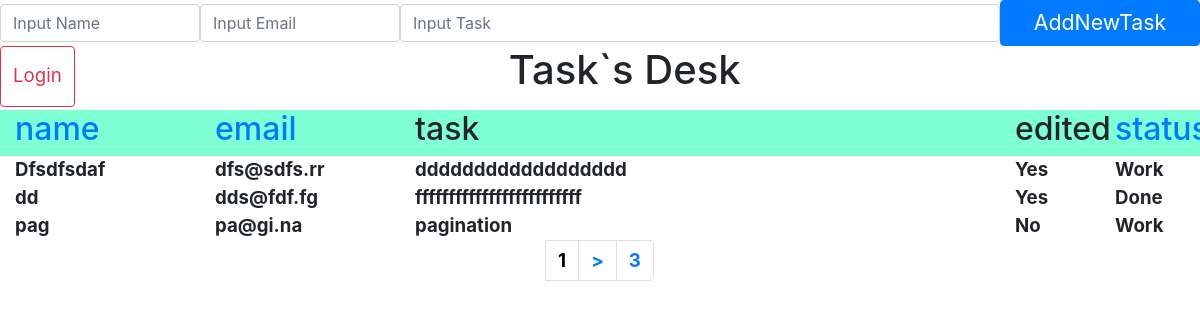
Before: / with the older database file.
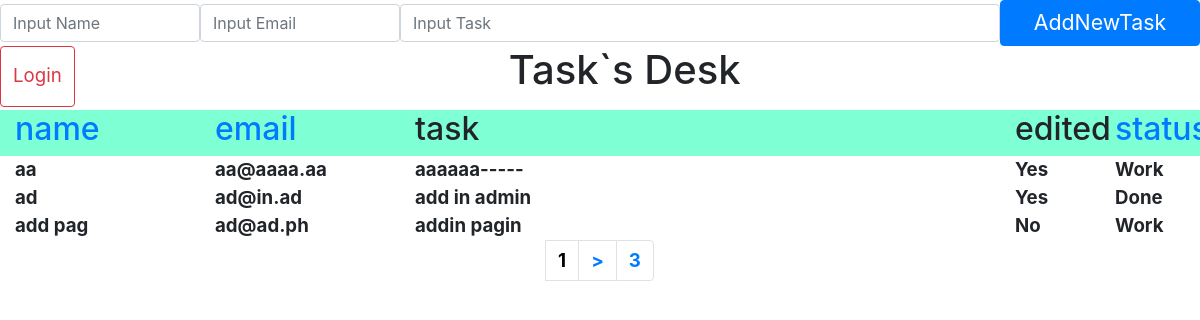
After: the same page with the newer database file.
### tables this page shows
CREATE TABLE tasks (
            id INTEGER PRIMARY KEY, name TEXT NOT NULL, 
            email TEXT NOT NULL, task TEXT NOT NULL, edited TEXT NOT NULL, stat TEXT NOT NULL);

### View.php (called while the page is built, shortened)
<?php
class View
{
    private $model;
    public function __construct($controller,$model) {
        $this->model = $model;
    }
    public function output(){
        $data = $this->model->string;
        $lastPage = $this->model->lastPage;
        $currentPage = $this->model->currentPage;
        require_once($this->model->template);
    }
}

### Controller.php (called while the page is built, shortened)
<?php
require_once('Model.php');
require_once('View.php');
class Controller
{
    public function index($p){
        $model = new Model($p, $this->currtype(), $this->currname());
        $model->template = 'views/main.php';
        $controller = new Controller($model);
        $view = new View($controller, $model);
        $view->output();
    }
    public function currname(){
        if (isset($_SESSION['nameSort']) == false) $n = 'name';
        else $n = $_SESSION['nameSort'];
        return $n;
    }
    public function currtype(){
        if (isset($_SESSION['sortType']) == false) $t = 'ASC';
        else $t = $_SESSION['sortType'];
        return $t;
    }
}
?>

### Model.php (called while the page is built, shortened)
<?php
class Model
{
    public function __construct($page, $sT, $sF){
        $db = $this->loadDB();
        $this->string = $db->query('SELECT * FROM tasks')->fetchAll();
        $this->Count = count($this->string);
        $this->lastPage = ceil($this->Count/3);
        $this->currentPage = $page;
        if ($this->currentPage == $this->lastPage){
            $offset = $this->Count - ($this->currentPage - 1) * 3;
        } else $offset = 3;
        $start = ceil($page)*3 - 3;
        $x = "SELECT * FROM tasks ORDER BY $sF $sT LIMIT $start, $offset";
        $this->string = $db->query($x)->fetchAll();
    }
    public function loadDB(){
        $db = new PDO('sqlite:./mysqlite.sqlite');
        $db->exec('CREATE TABLE IF NOT EXISTS tasks (
            id INTEGER PRIMARY KEY, name TEXT NOT NULL,
            email TEXT NOT NULL, task TEXT NOT NULL, edited TEXT NOT NULL, stat TEXT NOT NULL)');
        return $db;
    }
}

### views/main.php (the view, shortened to what this page needs)
<!DOCTYPE html>
<html lang="en">
<head>
    <link rel="stylesheet" href="https://stackpath.bootstrapcdn.com/bootstrap/4.3.1/css/bootstrap.min.css">
</head>
<body>
    <form action="add" class="form-inline" method="POST">
        <input type="text" name="name" placeholder="Input Name" class="form-control col-md-2">
        <input type="text" name="email" placeholder="Input Email" class="form-control col-md-2">
        <input type="text" name="task" placeholder="Input Task" class="form-control col-md-6">
        <button type="submit" class="btn btn-primary col-md-2">AddNewTask</button>
    </form>
    <div class="container-fluid">
        <div class="row">
            <a href="/login" class="btn btn-outline-danger autoriz btn-md">Login</a>
            <h1 class="col-md-11">Task`s Desk</h1>
        </div>
        <div class="row head">
            <div class="col-md-2"><a href="/sort/name"><h2>name</h2></a></div>
            <div class="col-md-2"><a href="/sort/email"><h2>email</h2></a></div>
            <div class="col-md-6"><h2>task</h2></div>
            <div class="col-md-1"><h2>edited</h2></div>
            <div class="col-md-1"><a href="/sort/stat"><h2>status</h2></a></div>
        </div>
        <?php if ($data){
            foreach($data as $str){
                echo '<div class="row">';
                echo '<div class="col-md-2">'.$str[1].'</div>';
                echo '<div class="col-md-2">'.$str[2].'</div>';
                echo '<div class="col-md-6">'.$str[3].'</div>';
                echo '<div class="col-md-1">'.$str[4].'</div>';
                echo '<div class="col-md-1">'.$str[5].'</div>';
                echo '</div>';
            }
        }
        echo '<nav aria-label="Статьи по Bootstrap 4">';
            echo '<ul class="pagination justify-content-center">';
                echo '<li class="page-item">'.(($lastPage == 1)?(" "):('<a class="page-link" href="/page/'.$currentPage.'" style="color:black;">'.$currentPage.'</a>')).'</li>';
                echo '<li class="page-item">'.(($lastPage == 1 || $lastPage == $currentPage)?(" "):('<a class="page-link" href="/page/'.($currentPage + 1).'">></a>')).'</li>';
                echo '<li class="page-item">'.(($lastPage == 1 || $lastPage == $currentPage)?(" "):('<a class="page-link" href="/page/'.$lastPage.'">'.$lastPage.'</a>')).'</li>';
            echo '</ul>';
        echo '</nav>';
        ?>
    </div>
</body>
</html>

### index.php (shortened to what this page needs)
<?php
require_once('Model.php');
require_once('View.php');
require_once('Controller.php');
if (isset($_SESSION['start']) == false) {
    $model = new Model(1, 'ASC', 'name');
    $model->template =  'views/main.php';
    $controller = new Controller($model);
}
$routes = explode('/', $_SERVER['REQUEST_URI']);
if ( !empty($routes[1]) ){
    $action_name = $routes[1];
} else {
    $action_name = 'index';
}
$page = (isset($_SESSION['currentPage']) == false)?1:$_SESSION['currentPage'];
switch($action_name){
    default:
    $controller->index($page);
}
?>

### views/main.php (style rules this page uses)
body { font-size:14pt; font-weight:bold; }
.head { background-color: aquamarine; }
h1 { text-align:center; }
.head, .alert-info { text-align: left; }
.btn { font-size: 16pt; }
.autoriz { font-size: 14pt; line-height: 2.5; margin-bottom: 3px; }

Changed rows visible on the page:
removed tasks: name "Dfsdfsdaf", email "dfs@sdfs.rr", task "dddddddddddddddddd", edited "Yes", stat "Work"
removed tasks: name "dd", email "dds@fdf.fg", task "fffffffffffffffffffffffff", edited "Yes", stat "Done"
removed tasks: name "pag", email "pa@gi.na", task "pagination", edited "No", stat "Work"
added tasks: name "aa", email "aa@aaaa.aa", task "aaaaaa-----", edited "Yes", stat "Work"
added tasks: name "ad", email "ad@in.ad", task "add in admin", edited "Yes", stat "Done"
added tasks: name "add pag", email "ad@ad.ph", task "addin pagin", edited "No", stat "Work"
